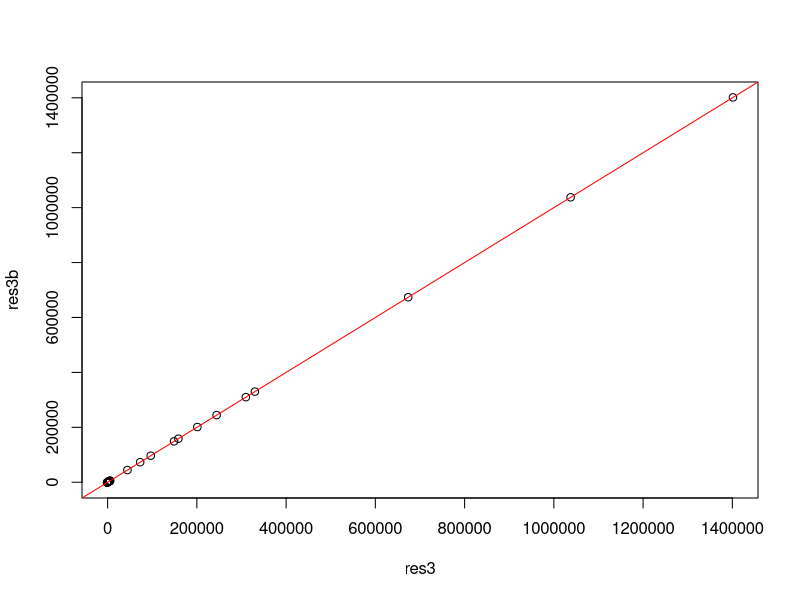
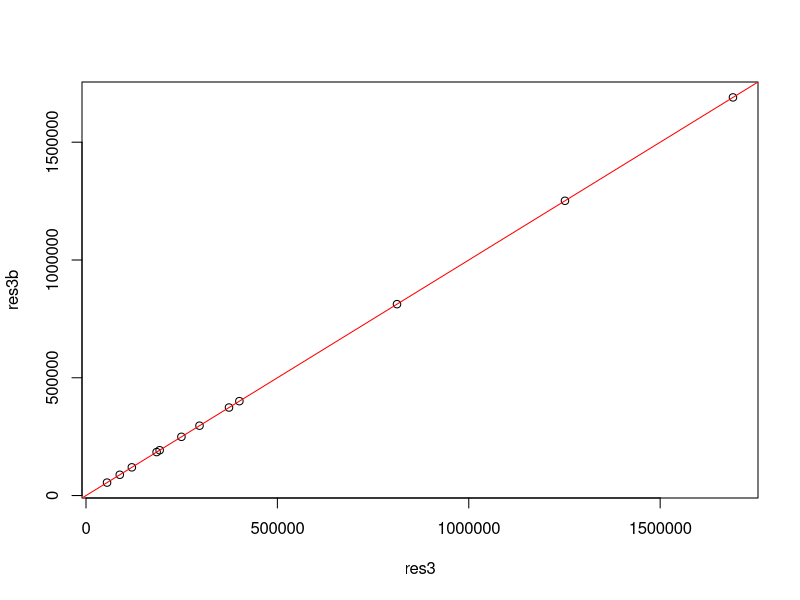
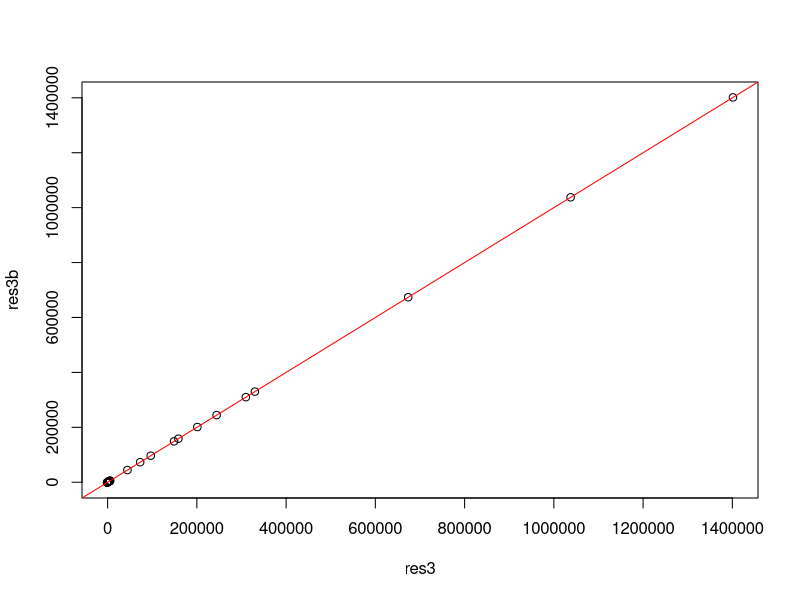
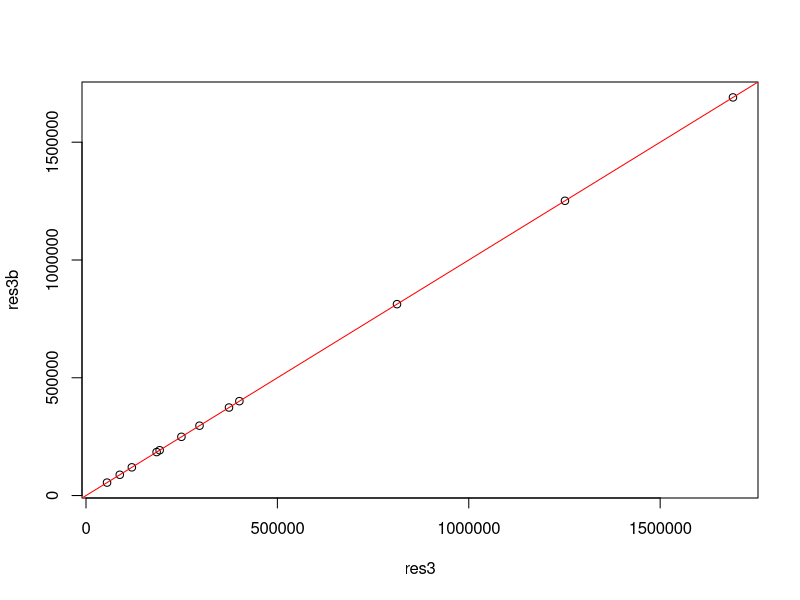
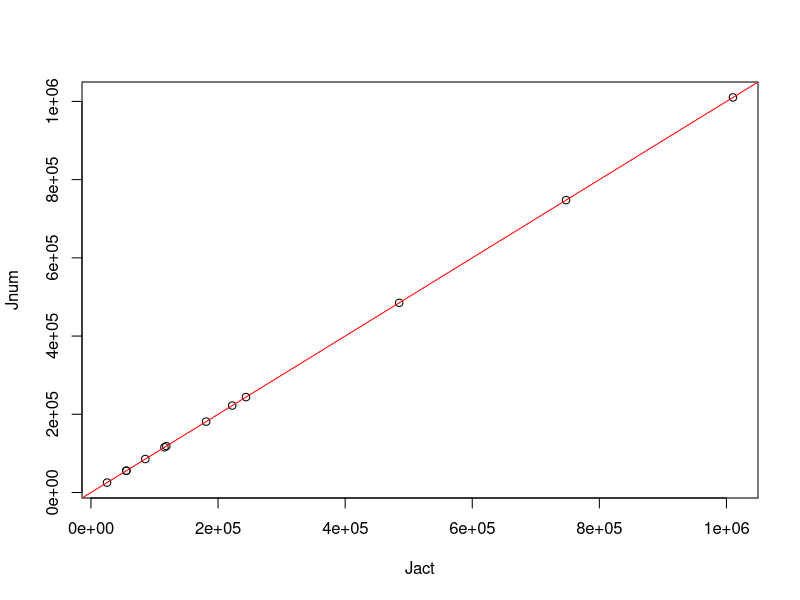

These figures' R source, in order:
remove(list=ls())
# Test KCDC regularized multi-output regression

lossKCDC <- function(alphaVec, Lx, phiy, lambda, n){
  alpha <- matrix(alphaVec, n, ncol(phiy))
  aux <- Lx%*%alpha%*%t(alpha)%*%Lx
  res1 <- -2*sum(diag(Lx%*%alpha%*%t(phiy)))
  res2 <- sum(diag(aux)) 
  
  res3 <- n*lambda*sum(diag(aux*aux)) 
  #res3 <- lambda*n*diag(aux*aux)[3]
  #i<- 2; res3 <- n*diag(aux*aux)[i]
  
  res4 <- -lambda*sum(diag(aux))^2
  
  return(res1+res2+res3+res4)
} 

gradKCDC <- function(alphaVec, Lx, phiy, lambda, n){
  alpha <- matrix(alphaVec, n, ncol(phiy))
  aux <- Lx%*%alpha%*%t(alpha)%*%Lx
  
  #aux2 <- do.call(cbind, lapply(1:n, function(i) Lx[,i, drop=F] %*% Lx[i,, drop=F]))
  
  
  
  In <- diag(n)
  
  res1 <- -2*Lx%*%phiy # right!
  res2 <- 2*Lx%*%Lx%*%alpha #+ right! 
  
  #res3 <- 4*lambda*n*aux2%*%((alpha%*%t(alpha))%x%In)%*%t(aux2) # wrong! 
  #res3 <- 4*lambda*n*(Lx%*%Di%*%Lx)%*%alpha%*%t(alpha)%*%(Lx%*%Di%*%Lx)%*%alpha wrong!
  
  # i <- 2
  # Di <- rep(0, n)
  # Di[i] <- 1
  # Di <- diag(Di)
  # res3 <- 4*n*(Lx%*%Di%*%Lx)%*%alpha%*%t(alpha)%*%(Lx%*%Di%*%Lx)%*%alpha #right-ish!
  
  pm <- proc.time()
  res3b <- sapply(1:n, function(i){
    Di <- rep(0, n)
    Di[i] <- 1
    Di <- diag(Di)
    res <- (Lx%*%Di%*%Lx)%*%alpha%*%t(alpha)%*%(Lx%*%Di%*%Lx)%*%alpha
  }, simplify="array")
  proc.time() - pm #0.013
  
  pm <- proc.time()
  res3 <- sapply(1:n, function(i){
    
    res <- as.numeric(Lx[i,]%*%alpha%*%t(alpha)%*%Lx[,i])* (Lx[,i,drop=F]%*%Lx[i,,drop=F])%*%alpha
  }, simplify="array")
  proc.time() - pm # 0.011
  
  plot(res3, res3b); abline(a=0, b=1, col="red")
  
  res3 <- 4*n*lambda*apply(res3, c(1,2), sum)
  res3b <- 4*n*lambda*apply(res3b, c(1,2), sum)
  
  plot(res3, res3b); abline(a=0, b=1, col="red")
  
  res4 <- -4*lambda*sum(diag(aux))*Lx%*%Lx%*%alpha #right !
  
  res <- res1+res2+res3+res4
  
  return(as.numeric(res))
}


library(numDeriv)

 n <- 3
 m <- 4
 alpha0 <- matrix(seq(m*n),n,m)
 Lx <- matrix(rnorm(n*n),n,n)
 Lx <- Lx+t(Lx)
 
 phiy <- matrix(runif(m*n),n,m)
 lambda <- 0.1
 
 lossKCDC(as.numeric(alpha0), Lx, phiy, lambda, n)
 length(gradKCDC(alphaVec=as.numeric(alpha0), Lx, phiy, lambda, n))
 
 
 pm <- proc.time()
 Jnum <- jacobian(lossKCDC, as.numeric(alpha0), Lx=Lx, phiy=phiy, lambda=lambda, n=n)
 proc.time() - pm # 2 mins
 Jact <- gradKCDC(alphaVec=as.numeric(alpha0), Lx=Lx, phiy=phiy, lambda=lambda, n=n)
 length(Jact); dim(Jnum)
 plot(Jact, Jnum); abline(a=0, b=1, col="red")
 